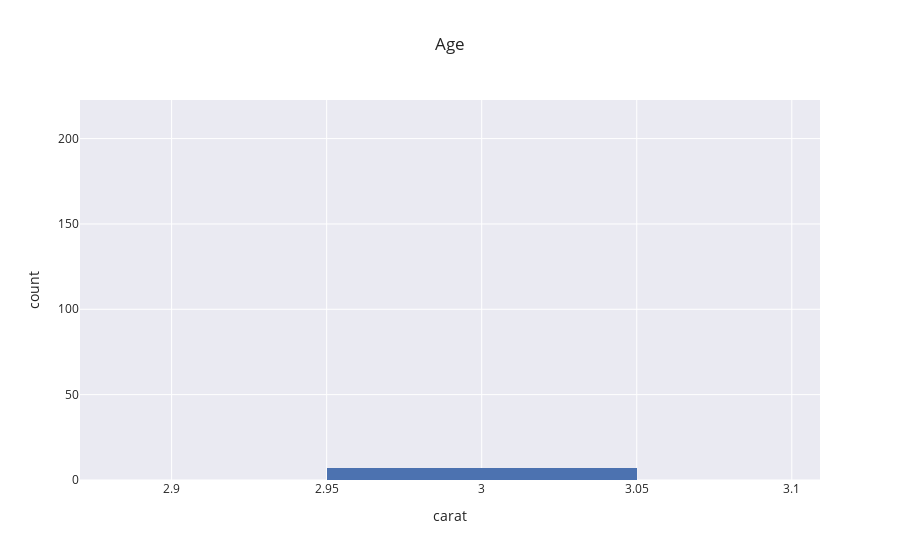

Notebook code for this chart:
### Code cell
fig=px.histogram(PROBA, x='carat',nbins=50,template='seaborn',title='Age',barmode='group')
fig.show()

### Figure 1 — Plotly figure (JSON) as saved in the notebook; plotly's stock layout.template omitted (floating-point values rounded to 4 significant figures; data arrays with more than 128 entries replaced by an {"elided": "..."} marker saying what was removed)
{"data": [{"alignmentgroup": "True", "bingroup": "x", "hovertemplate": "carat=%{x}<br>count=%{y}<extra></extra>", "legendgroup": "", "marker": {"color": "rgb(76,114,176)"}, "name": "", "nbinsx": 50, "offsetgroup": "", "orientation": "v", "showlegend": false, "type": "histogram", "x": {"elided": "13485 float values"}, "xaxis": "x", "yaxis": "y"}], "layout": {"autosize": true, "barmode": "group", "legend": {"tracegroupgap": 0}, "title": {"text": "Age"}, "xaxis": {"anchor": "y", "autorange": false, "domain": [0, 1], "range": [2.87, 3.109], "title": {"text": "carat"}, "type": "linear"}, "yaxis": {"anchor": "x", "autorange": false, "domain": [0, 1], "range": [0, 222.6], "title": {"text": "count"}}}}
